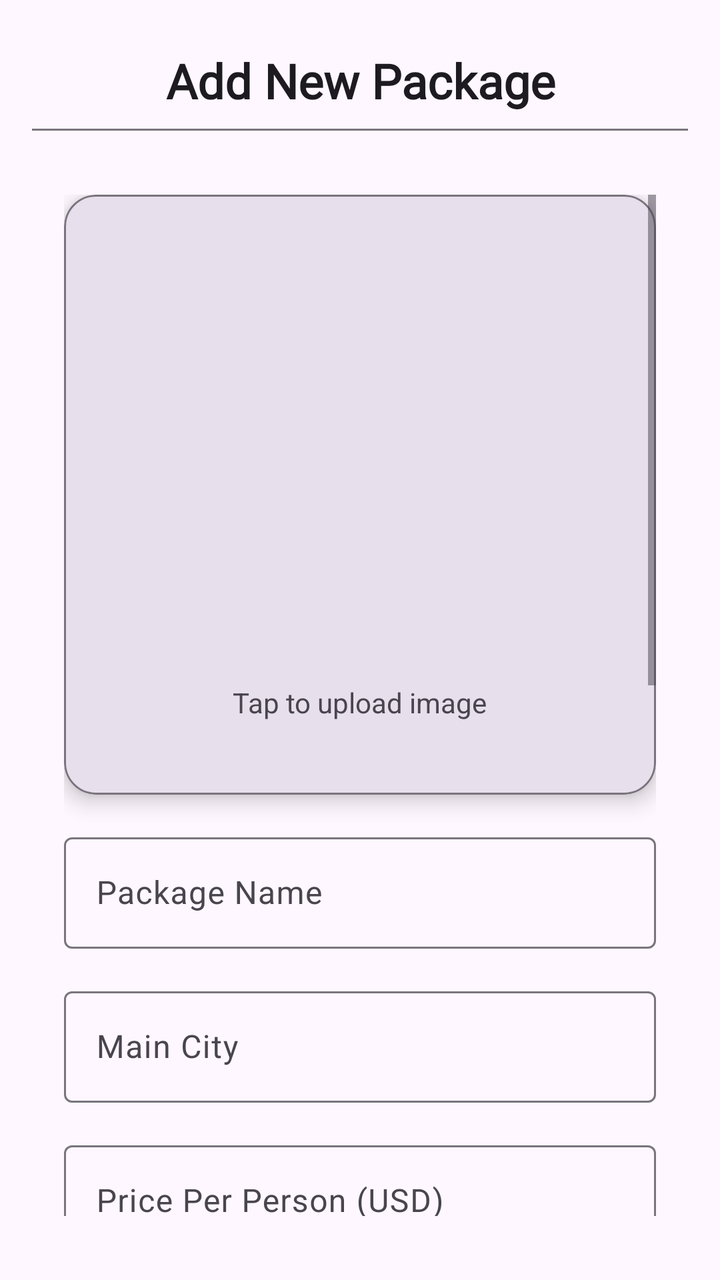
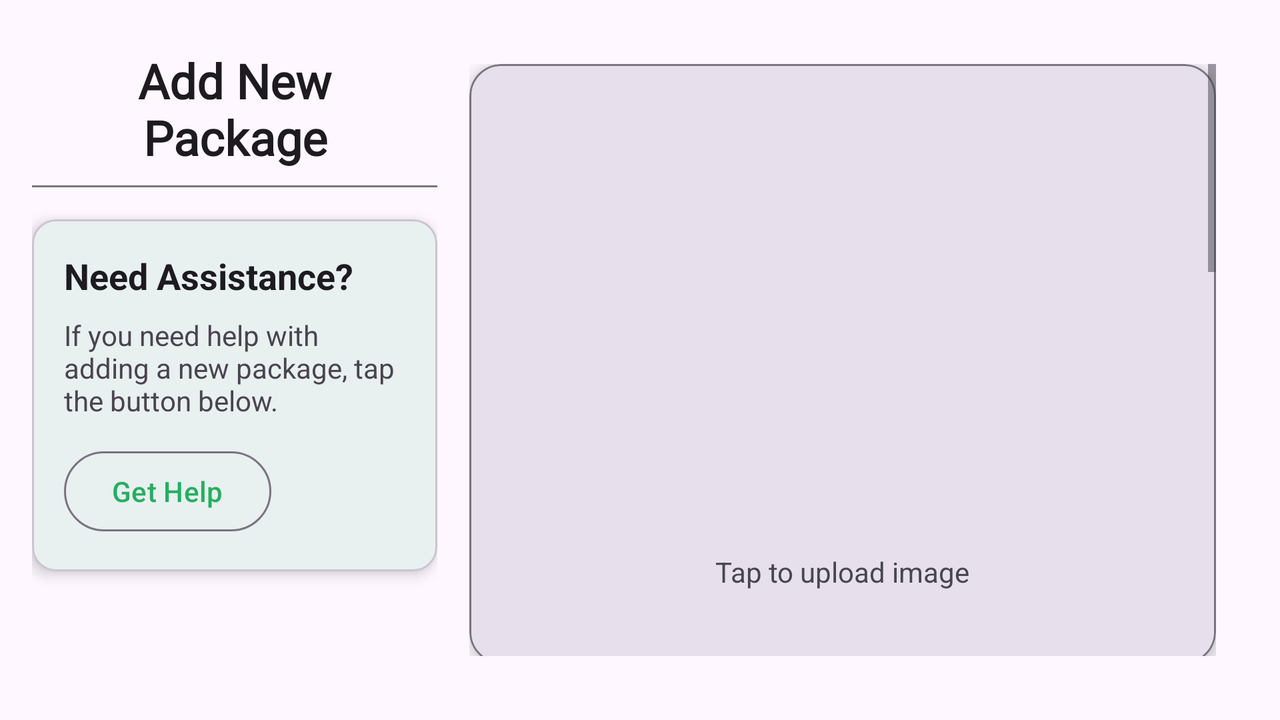

One screen, two layout resources from the same app: the default and the repository's alternative for another configuration. Each is rendered where Android would select it; the XML of both is given below.
<!-- AndroidManifest.xml: application theme Theme.TravelMateAdmin -->
<!-- res/layout/fragment_gallery.xml -->
<?xml version="1.0" encoding="utf-8"?>
<androidx.constraintlayout.widget.ConstraintLayout xmlns:android="http://schemas.android.com/apk/res/android"
    xmlns:app="http://schemas.android.com/apk/res-auto"
    xmlns:tools="http://schemas.android.com/tools"
    android:layout_width="match_parent"
    android:layout_height="match_parent"
    android:padding="16dp"
    tools:context=".ui.gallery.GalleryFragment">

    
    <TextView
        android:id="@+id/textView2"
        android:layout_width="0dp"
        android:layout_height="wrap_content"
        android:layout_marginStart="8dp"
        android:layout_marginTop="8dp"
        android:layout_marginEnd="8dp"
        android:fontFamily="@font/synemono_regular"
        android:text="@string/txt13"
        android:textAlignment="center"
        android:textColor="?attr/colorOnSurface"
        android:textSize="24sp"
        android:textStyle="bold"
        app:layout_constraintEnd_toEndOf="parent"
        app:layout_constraintStart_toStartOf="parent"
        app:layout_constraintTop_toTopOf="parent" />

    
    <View
        android:id="@+id/view"
        android:layout_width="match_parent"
        android:layout_height="1dp"
        android:layout_marginTop="8dp"
        android:background="?attr/colorOutline"
        app:layout_constraintEnd_toEndOf="parent"
        app:layout_constraintStart_toStartOf="parent"
        app:layout_constraintTop_toBottomOf="@+id/textView2" />

    
    <com.google.android.material.card.MaterialCardView
        android:id="@+id/helpCardView"
        android:layout_width="match_parent"
        android:layout_height="wrap_content"
        android:layout_marginTop="16dp"
        android:layout_marginBottom="16dp"
        app:cardCornerRadius="12dp"
        app:cardElevation="4dp"
        app:layout_constraintEnd_toEndOf="parent"
        app:layout_constraintStart_toStartOf="parent"
        app:layout_constraintTop_toBottomOf="@+id/view"/>

    
    <ScrollView
        android:id="@+id/scrollView2"
        android:layout_width="0dp"
        android:layout_height="0dp"
        android:padding="16dp"
        app:layout_constraintBottom_toBottomOf="parent"
        app:layout_constraintEnd_toEndOf="parent"
        app:layout_constraintStart_toStartOf="parent"
        app:layout_constraintTop_toBottomOf="@+id/helpCardView">

        <LinearLayout
            android:layout_width="match_parent"
            android:layout_height="wrap_content"
            android:orientation="vertical">


            <com.google.android.material.card.MaterialCardView
                android:id="@+id/card_image_upload"
                android:layout_width="match_parent"
                android:layout_height="300dp"
                android:layout_marginBottom="16dp"
                app:cardCornerRadius="16dp"
                app:cardElevation="6dp"
                app:strokeColor="?attr/colorOutline"
                app:strokeWidth="1dp">

                <LinearLayout
                    android:layout_width="match_parent"
                    android:layout_height="match_parent"
                    android:background="?attr/colorSurfaceVariant"
                    android:gravity="center"
                    android:orientation="vertical">

                    <ImageView
                        android:id="@+id/img_upload_preview"
                        android:layout_width="200dp"
                        android:layout_height="200dp"
                        android:layout_marginBottom="8dp"
                        android:contentDescription="@string/txt12"
                        android:scaleType="centerCrop"
                        android:src="@drawable/gallery" />

                    <TextView
                        android:id="@+id/tv_upload_hint"
                        android:layout_width="wrap_content"
                        android:layout_height="wrap_content"
                        android:text="@string/txt18"
                        android:textColor="?attr/colorOnSurfaceVariant"
                        android:textSize="14sp" />
                </LinearLayout>
            </com.google.android.material.card.MaterialCardView>

            
            <com.google.android.material.textfield.TextInputLayout
                style="@style/Widget.Material3.TextInputLayout.OutlinedBox"
                android:layout_width="match_parent"
                android:layout_height="wrap_content"
                android:layout_marginBottom="16dp">


                <com.google.android.material.textfield.TextInputEditText
                    android:id="@+id/input_package_name"
                    android:layout_width="match_parent"
                    android:layout_height="wrap_content"
                    android:hint="@string/txtMenuAddPackName"
                    android:inputType="text" />
            </com.google.android.material.textfield.TextInputLayout>


            <com.google.android.material.textfield.TextInputLayout
                style="@style/Widget.Material3.TextInputLayout.OutlinedBox"
                android:layout_width="match_parent"
                android:layout_height="wrap_content"
                android:layout_marginBottom="16dp">

                <com.google.android.material.textfield.TextInputEditText
                    android:id="@+id/input_package_city"
                    android:layout_width="match_parent"
                    android:layout_height="wrap_content"
                    android:hint="@string/txtMenuAddPackCity"
                    android:inputType="text" />
            </com.google.android.material.textfield.TextInputLayout>

            
            <com.google.android.material.textfield.TextInputLayout
                style="@style/Widget.Material3.TextInputLayout.OutlinedBox"
                android:layout_width="match_parent"
                android:layout_height="wrap_content"
                android:layout_marginBottom="16dp">

                <com.google.android.material.textfield.TextInputEditText
                    android:id="@+id/input_price_per_person"
                    android:layout_width="match_parent"
                    android:layout_height="wrap_content"
                    android:hint="@string/txtMenuAddPackPrice"
                    android:inputType="numberDecimal" />
            </com.google.android.material.textfield.TextInputLayout>

            
            <com.google.android.material.textfield.TextInputLayout
                style="@style/Widget.Material3.TextInputLayout.OutlinedBox"
                android:layout_width="match_parent"
                android:layout_height="wrap_content"
                android:layout_marginBottom="16dp">

                <EditText
                    android:id="@+id/input_place_desc1"
                    android:layout_width="match_parent"
                    android:layout_height="174dp"
                    android:layout_weight="1"
                    android:ems="10"
                    android:gravity="start|top"
                    android:hint="@string/txtMenuAddPackDesc1"
                    android:inputType="textMultiLine" />
            </com.google.android.material.textfield.TextInputLayout>


            <com.google.android.material.textfield.TextInputLayout
                style="@style/Widget.Material3.TextInputLayout.OutlinedBox"
                android:layout_width="match_parent"
                android:layout_height="wrap_content"
                android:layout_marginBottom="16dp">

                <com.google.android.material.textfield.TextInputEditText
                    android:id="@+id/input_place_desc2"
                    android:layout_width="match_parent"
                    android:layout_height="wrap_content"
                    android:hint="@string/txtMenuAddPackDesc2"
                    android:inputType="text" />
            </com.google.android.material.textfield.TextInputLayout>

            
            <LinearLayout
                android:layout_width="match_parent"
                android:layout_height="wrap_content"
                android:layout_marginBottom="16dp"
                android:gravity="center"
                android:orientation="horizontal"
                android:weightSum="2">

                <com.google.android.material.textfield.TextInputLayout
                    style="@style/Widget.Material3.TextInputLayout.OutlinedBox"
                    android:layout_width="0dp"
                    android:layout_height="wrap_content"
                    android:layout_marginEnd="8dp"
                    android:layout_weight="1">

                    <com.google.android.material.textfield.TextInputEditText
                        android:id="@+id/input_nights"
                        android:layout_width="match_parent"
                        android:layout_height="wrap_content"
                        android:hint="@string/txtMenuAddPackNights"
                        android:inputType="number" />
                </com.google.android.material.textfield.TextInputLayout>

                <com.google.android.material.textfield.TextInputLayout
                    style="@style/Widget.Material3.TextInputLayout.OutlinedBox"
                    android:layout_width="0dp"
                    android:layout_height="wrap_content"
                    android:layout_marginStart="8dp"
                    android:layout_weight="1">

                    <com.google.android.material.textfield.TextInputEditText
                        android:id="@+id/input_days"
                        android:layout_width="match_parent"
                        android:layout_height="wrap_content"
                        android:hint="@string/txtMenuAddPackDays"
                        android:inputType="number" />
                </com.google.android.material.textfield.TextInputLayout>
            </LinearLayout>

            
            <com.google.android.material.textfield.TextInputLayout
                style="@style/Widget.Material3.TextInputLayout.OutlinedBox"
                android:layout_width="match_parent"
                android:layout_height="wrap_content"
                android:layout_marginBottom="16dp">

                <com.google.android.material.textfield.TextInputEditText
                    android:id="@+id/input_wikipedia_url"
                    android:layout_width="match_parent"
                    android:layout_height="wrap_content"
                    android:hint="@string/txtMenuAddPackWiki"
                    android:inputType="textUri" />
            </com.google.android.material.textfield.TextInputLayout>

            
            <com.google.android.material.textfield.TextInputLayout
                style="@style/Widget.Material3.TextInputLayout.OutlinedBox"
                android:layout_width="match_parent"
                android:layout_height="match_parent"
                android:layout_marginBottom="16dp">

                <com.google.android.material.textfield.TextInputEditText
                    android:id="@+id/locationUrl"
                    android:layout_width="match_parent"
                    android:layout_height="wrap_content"
                    android:hint="@string/txtMenuAddPacKMap"
                    android:inputType="textUri" />
            </com.google.android.material.textfield.TextInputLayout>

            <com.google.android.material.button.MaterialButton
                android:id="@+id/btn_update_package"
                style="@style/Widget.Material3.Button"
                android:layout_width="match_parent"
                android:layout_height="wrap_content"
                android:layout_marginTop="16dp"
                android:text="Add Package"
                app:icon="@drawable/filter"
                app:iconTint="?attr/colorOnPrimary" />
        </LinearLayout>
    </ScrollView>
</androidx.constraintlayout.widget.ConstraintLayout>
<!-- resources referenced by this layout -->
<resources>
  <string name="txt12">Search Package.</string>
  
      Home02
  <string name="txt13">Add New Package</string>
  <string name="txt18">Tap to upload image</string>
  <string name="txtMenuAddPacKMap">Map</string>
  <string name="txtMenuAddPackCity">Main City</string>
  <string name="txtMenuAddPackDays">Days</string>
  <string name="txtMenuAddPackDesc1">Place Description 1</string>
  <string name="txtMenuAddPackDesc2">Place Description 2</string>
  <string name="txtMenuAddPackName">Package Name</string>
  <string name="txtMenuAddPackNights">Nights</string>
  <string name="txtMenuAddPackPrice">Price Per Person (USD)</string>
  <string name="txtMenuAddPackWiki">Wikipedia URL</string>
  
      //Update Product
  <style name="Theme.TravelMateAdmin" parent="Base.Theme.TravelMateAdmin" />
  <style name="Base.Theme.TravelMateAdmin" parent="Theme.Material3.DayNight.NoActionBar">
          
           <item name="colorPrimary">@color/green01</item>
      </style>
  <color name="green01">#27ae60</color>
</resources>
<!-- res/layout-land/fragment_gallery.xml (the repository's variant of the layout above) -->
<!-- drawn on the phone turned sideways -->
<?xml version="1.0" encoding="utf-8"?>
<LinearLayout xmlns:android="http://schemas.android.com/apk/res/android"
    xmlns:app="http://schemas.android.com/apk/res-auto"
    xmlns:tools="http://schemas.android.com/tools"
    android:layout_width="match_parent"
    android:layout_height="match_parent"
    android:orientation="horizontal"
    android:padding="16dp"
    tools:context=".ui.gallery.GalleryFragment">

    
    <LinearLayout
        android:layout_width="0dp"
        android:layout_height="match_parent"
        android:layout_weight="1"
        android:orientation="vertical">

        
        <TextView
            android:id="@+id/textView2"
            android:layout_width="match_parent"
            android:layout_height="wrap_content"
            android:layout_marginStart="8dp"
            android:layout_marginTop="8dp"
            android:layout_marginEnd="8dp"
            android:fontFamily="@font/synemono_regular"
            android:text="@string/txt13"
            android:textAlignment="center"
            android:textColor="?attr/colorOnSurface"
            android:textSize="24sp"
            android:textStyle="bold" />

        
        <View
            android:id="@+id/view"
            android:layout_width="match_parent"
            android:layout_height="1dp"
            android:layout_marginTop="8dp"
            android:background="?attr/colorOutline" />

        
        <com.google.android.material.card.MaterialCardView
            android:id="@+id/helpCardView"
            android:layout_width="match_parent"
            android:layout_height="wrap_content"
            android:layout_marginTop="16dp"
            app:cardCornerRadius="12dp"
            app:cardElevation="4dp">

            <LinearLayout
                android:layout_width="match_parent"
                android:layout_height="wrap_content"
                android:orientation="vertical"
                android:padding="16dp">

                <TextView
                    android:id="@+id/helpTitle"
                    android:layout_width="match_parent"
                    android:layout_height="wrap_content"
                    android:text="@string/txt15"
                    android:textColor="?attr/colorOnSurface"
                    android:textSize="18sp"
                    android:textStyle="bold" />

                <TextView
                    android:id="@+id/helpDescription"
                    android:layout_width="match_parent"
                    android:layout_height="wrap_content"
                    android:layout_marginTop="8dp"
                    android:text="@string/txt16"
                    android:textColor="?attr/colorOnSurfaceVariant"
                    android:textSize="14sp" />

                <com.google.android.material.button.MaterialButton
                    android:id="@+id/helpButton"
                    style="@style/Widget.Material3.Button.OutlinedButton"
                    android:layout_width="wrap_content"
                    android:layout_height="wrap_content"
                    android:layout_marginTop="12dp"
                    android:text="@string/txt17"
                    app:icon="@drawable/filter"
                    app:iconTint="@color/green01" />
            </LinearLayout>
        </com.google.android.material.card.MaterialCardView>
    </LinearLayout>

    
    <ScrollView
        android:id="@+id/scrollView2"
        android:layout_width="0dp"
        android:layout_height="match_parent"
        android:layout_weight="2"
        android:padding="16dp">

        <LinearLayout
            android:layout_width="match_parent"
            android:layout_height="wrap_content"
            android:orientation="vertical">

            <com.google.android.material.card.MaterialCardView
                android:id="@+id/card_image_upload"
                android:layout_width="match_parent"
                android:layout_height="300dp"
                android:layout_marginBottom="16dp"
                app:cardCornerRadius="16dp"
                app:cardElevation="6dp"
                app:strokeColor="?attr/colorOutline"
                app:strokeWidth="1dp">

                <LinearLayout
                    android:layout_width="match_parent"
                    android:layout_height="match_parent"
                    android:background="?attr/colorSurfaceVariant"
                    android:gravity="center"
                    android:orientation="vertical">

                    <ImageView
                        android:id="@+id/img_upload_preview"
                        android:layout_width="200dp"
                        android:layout_height="200dp"
                        android:layout_marginBottom="8dp"
                        android:contentDescription="@string/txt12"
                        android:scaleType="centerCrop"
                        android:src="@drawable/test_two" />

                    <TextView
                        android:id="@+id/tv_upload_hint"
                        android:layout_width="wrap_content"
                        android:layout_height="wrap_content"
                        android:text="@string/txt18"
                        android:textColor="?attr/colorOnSurfaceVariant"
                        android:textSize="14sp" />
                </LinearLayout>
            </com.google.android.material.card.MaterialCardView>

            
            <com.google.android.material.textfield.TextInputLayout
                style="@style/Widget.Material3.TextInputLayout.OutlinedBox"
                android:layout_width="match_parent"
                android:layout_height="wrap_content"
                android:layout_marginBottom="16dp">

                <com.google.android.material.textfield.TextInputEditText
                    android:id="@+id/input_package_name"
                    android:layout_width="match_parent"
                    android:layout_height="wrap_content"
                    android:hint="@string/txtMenuAddPackName"
                    android:inputType="text" />
            </com.google.android.material.textfield.TextInputLayout>

            <com.google.android.material.textfield.TextInputLayout
                style="@style/Widget.Material3.TextInputLayout.OutlinedBox"
                android:layout_width="match_parent"
                android:layout_height="wrap_content"
                android:layout_marginBottom="16dp">

                <com.google.android.material.textfield.TextInputEditText
                    android:id="@+id/input_package_city"
                    android:layout_width="match_parent"
                    android:layout_height="wrap_content"
                    android:hint="@string/txtMenuAddPackCity"
                    android:inputType="text" />
            </com.google.android.material.textfield.TextInputLayout>

            
            <com.google.android.material.textfield.TextInputLayout
                style="@style/Widget.Material3.TextInputLayout.OutlinedBox"
                android:layout_width="match_parent"
                android:layout_height="wrap_content"
                android:layout_marginBottom="16dp">

                <com.google.android.material.textfield.TextInputEditText
                    android:id="@+id/input_price_per_person"
                    android:layout_width="match_parent"
                    android:layout_height="wrap_content"
                    android:hint="@string/txtMenuAddPackPrice"
                    android:inputType="numberDecimal" />
            </com.google.android.material.textfield.TextInputLayout>

            
            <com.google.android.material.textfield.TextInputLayout
                style="@style/Widget.Material3.TextInputLayout.OutlinedBox"
                android:layout_width="match_parent"
                android:layout_height="wrap_content"
                android:layout_marginBottom="16dp">

                <com.google.android.material.textfield.TextInputEditText
                    android:id="@+id/input_place_desc1"
                    android:layout_width="match_parent"
                    android:layout_height="wrap_content"
                    android:hint="@string/txtMenuAddPackDesc1"
                    android:inputType="text" />
            </com.google.android.material.textfield.TextInputLayout>

            <com.google.android.material.textfield.TextInputLayout
                style="@style/Widget.Material3.TextInputLayout.OutlinedBox"
                android:layout_width="match_parent"
                android:layout_height="wrap_content"
                android:layout_marginBottom="16dp">

                <com.google.android.material.textfield.TextInputEditText
                    android:id="@+id/input_place_desc2"
                    android:layout_width="match_parent"
                    android:layout_height="wrap_content"
                    android:hint="@string/txtMenuAddPackDesc2"
                    android:inputType="text" />
            </com.google.android.material.textfield.TextInputLayout>

            
            <LinearLayout
                android:layout_width="match_parent"
                android:layout_height="wrap_content"
                android:layout_marginBottom="16dp"
                android:gravity="center"
                android:orientation="horizontal"
                android:weightSum="2">

                <com.google.android.material.textfield.TextInputLayout
                    style="@style/Widget.Material3.TextInputLayout.OutlinedBox"
                    android:layout_width="0dp"
                    android:layout_height="wrap_content"
                    android:layout_marginEnd="8dp"
                    android:layout_weight="1">

                    <com.google.android.material.textfield.TextInputEditText
                        android:id="@+id/input_nights"
                        android:layout_width="match_parent"
                        android:layout_height="wrap_content"
                        android:hint="@string/txtMenuAddPackNights"
                        android:inputType="number" />
                </com.google.android.material.textfield.TextInputLayout>

                <com.google.android.material.textfield.TextInputLayout
                    style="@style/Widget.Material3.TextInputLayout.OutlinedBox"
                    android:layout_width="0dp"
                    android:layout_height="wrap_content"
                    android:layout_marginStart="8dp"
                    android:layout_weight="1">

                    <com.google.android.material.textfield.TextInputEditText
                        android:id="@+id/input_days"
                        android:layout_width="match_parent"
                        android:layout_height="wrap_content"
                        android:hint="@string/txtMenuAddPackDays"
                        android:inputType="number" />
                </com.google.android.material.textfield.TextInputLayout>
            </LinearLayout>

            
            <com.google.android.material.textfield.TextInputLayout
                style="@style/Widget.Material3.TextInputLayout.OutlinedBox"
                android:layout_width="match_parent"
                android:layout_height="wrap_content"
                android:layout_marginBottom="16dp">

                <com.google.android.material.textfield.TextInputEditText
                    android:id="@+id/input_wikipedia_url"
                    android:layout_width="match_parent"
                    android:layout_height="wrap_content"
                    android:hint="@string/txtMenuAddPackWiki"
                    android:inputType="textUri" />
            </com.google.android.material.textfield.TextInputLayout>

            
            <com.google.android.material.button.MaterialButton
                android:id="@+id/btn_update_package"
                style="@style/Widget.Material3.Button"
                android:layout_width="match_parent"
                android:layout_height="wrap_content"
                android:layout_marginTop="16dp"
                android:text="Add Package"
                app:icon="@drawable/filter"
                app:iconTint="?attr/colorOnPrimary" />
        </LinearLayout>
    </ScrollView>
</LinearLayout>
<!-- resources referenced by the variant -->
<!-- as the phone turned sideways resolves them -->
<resources>
  <color name="green01">#27ae60</color>
  <string name="txt12">Search Package.</string>
  
      Home02
  <string name="txt13">Add New Package</string>
  <string name="txt15">Need Assistance?</string>
  <string name="txt16">If you need help with adding a new package, tap the button below.</string>
  <string name="txt17">Get Help</string>
  <string name="txt18">Tap to upload image</string>
  <string name="txtMenuAddPackCity">Main City</string>
  <string name="txtMenuAddPackDays">Days</string>
  <string name="txtMenuAddPackDesc1">Place Description 1</string>
  <string name="txtMenuAddPackDesc2">Place Description 2</string>
  <string name="txtMenuAddPackName">Package Name</string>
  <string name="txtMenuAddPackNights">Nights</string>
  <string name="txtMenuAddPackPrice">Price Per Person (USD)</string>
  <string name="txtMenuAddPackWiki">Wikipedia URL</string>
  
      //Update Product
  <style name="Theme.TravelMateAdmin" parent="Base.Theme.TravelMateAdmin" />
  <style name="Base.Theme.TravelMateAdmin" parent="Theme.Material3.DayNight.NoActionBar">
          
           <item name="colorPrimary">@color/green01</item>
      </style>
</resources>
